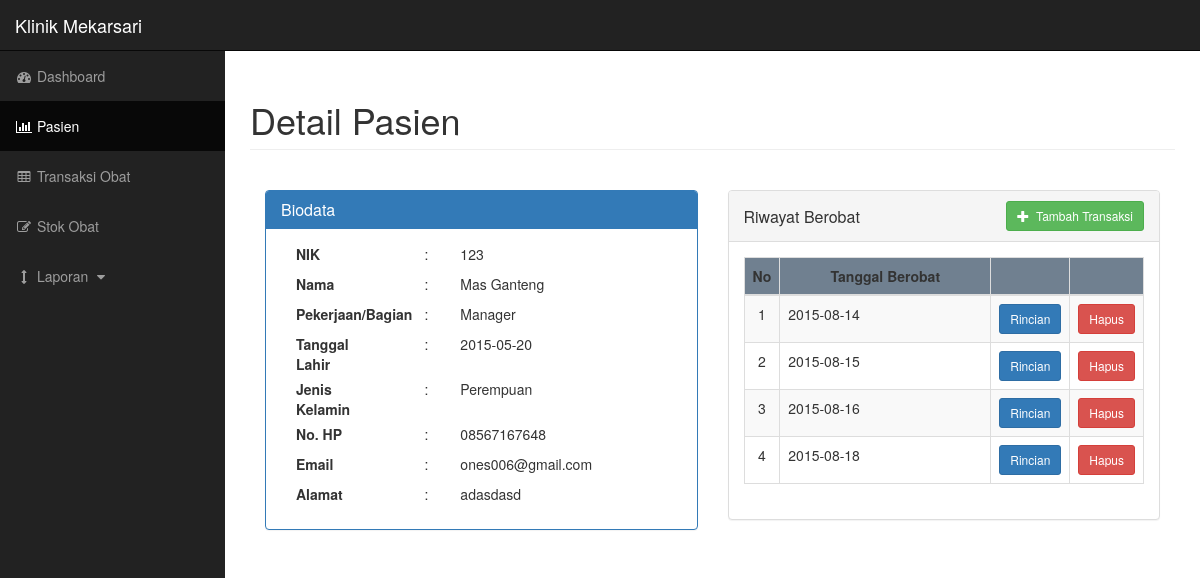
Screenshot of /detail.php?id=1 with the database file from the repository.
### tables this page shows
CREATE TABLE IF NOT EXISTS `m_employee` (
  `me_id` int(11) NOT NULL,
  `me_md_id` int(11) DEFAULT NULL,
  `me_mep_id` varchar(50) DEFAULT NULL,
  `me_nik` varchar(255) DEFAULT NULL,
  `me_rfid` varchar(25) NOT NULL,
  `me_barcode` varchar(25) NOT NULL,
  `me_first_name` varchar(25) DEFAULT NULL,
  `me_middle_name` varchar(25) DEFAULT NULL,
  `me_last_name` varchar(25) DEFAULT NULL,
  `me_dob` date DEFAULT NULL,
  `me_gender` varchar(15) DEFAULT NULL,
  `me_hp` varchar(25) DEFAULT NULL,
  `me_email` varchar(100) DEFAULT NULL,
  `me_address` text,
  `me_working_since` date DEFAULT NULL,
  `me_status_kontrak` int(11) NOT NULL,
  `me_status_keaktifan` varchar(25) NOT NULL,
  `me_kendaraan` varchar(25) NOT NULL,
  `me_foto` varchar(100) NOT NULL
);

CREATE TABLE IF NOT EXISTS `m_employee_positions` (
  `mep_id` int(11) NOT NULL,
  `mep_name` varchar(255) DEFAULT NULL,
  `mep_desc` varchar(255) DEFAULT NULL
);

CREATE TABLE IF NOT EXISTS `tpa_pasien` (
  `tpa_id` int(11) NOT NULL,
  `tpa_tanggal_berobat` date NOT NULL,
  `tpa_me_id` int(11) NOT NULL
);

### detail.php (the view, shortened to what this page needs)
<!DOCTYPE html>
<html lang="en">
<?php
	$mep_id = $_GET['id'];
	$query = mysql_query("select * from m_employee where me_mep_id = '$mep_id'");
	$row = mysql_fetch_array($query);
	$me_id = $row['me_id'];
	$q = mysql_query("select * from m_employee_positions where mep_id = '$mep_id'");
	$r = mysql_fetch_array($q);
	$qr = mysql_query("select * from tpa_pasien where tpa_me_id = '$me_id' order by tpa_tanggal_berobat");
?>
<head>
    <link href="css/bootstrap.min.css" rel="stylesheet">
    <link href="css/sb-admin.css" rel="stylesheet">
    <link href="css/plugins/morris.css" rel="stylesheet">
    <link href="font-awesome/css/font-awesome.min.css" rel="stylesheet" type="text/css">
	<link href="css/modal dialog.css" rel="stylesheet">
    <link rel="stylesheet" href="css/plugins/select2.min.css">
</head>
<body>
    <div id="wrapper">
        <nav class="navbar navbar-inverse navbar-fixed-top" role="navigation">
            <div class="navbar-header">
                <a class="navbar-brand" href="index.php">Klinik Mekarsari</a>
            </div>
            <div class="collapse navbar-collapse navbar-ex1-collapse">
                <ul class="nav navbar-nav side-nav">
                    <li>
                        <a href="index.php"><i class="fa fa-fw fa-dashboard"></i> Dashboard</a>
                    </li>
                    <li class="active">
                        <a href="pasien.php"><i class="fa fa-fw fa-bar-chart-o"></i> Pasien</a>
                    </li>
                    <li>
                        <a href="transaksi.php"><i class="fa fa-fw fa-table"></i> Transaksi Obat</a>
                    </li>
                    <li>
                        <a href="stok.php"><i class="fa fa-fw fa-edit"></i> Stok Obat</a>
                    </li>
                    <li>
                        <a href="javascript:;" data-toggle="collapse" data-target="#demo"><i class="fa fa-fw fa-arrows-v"></i> Laporan <i class="fa fa-fw fa-caret-down"></i></a>
                    </li>
				</ul>
			</div>
        </nav>
        <div id="page-wrapper">
            <div class="container-fluid">
                <div class="row">
                    <div class="col-lg-12">
						<h1 class="page-header">
                            Detail Pasien
                        </h1>
						<div class="col-lg-6">
							<div class="panel panel-primary">
								<div class="panel-heading">
									<h3 class="panel-title">Biodata</h3>
								</div>
								<div class="panel-body">
									<div class="row">
										<div class="col-sm-4">
											<label class="col-sm-12">NIK</label>
										</div>
										<div class="col-sm-1">
											<p>:</p>
										</div>
										<div class="col-sm-6">
											<p><?php echo $row['me_nik']?></p>
										</div>
									</div>
									<div class="row">
										<div class="col-sm-4">
											<label class="col-sm-12">Nama</label>
										</div>
										<div class="col-sm-1">
											<p>:</p>
										</div>
										<div class="col-sm-6">
											<p><?php echo $row['me_first_name'],' ',$row['me_last_name']?></p>
										</div>
									</div>
									<div class="row">
										<div class="col-sm-4">
											<label class="col-sm-12">Pekerjaan/Bagian</label>
										</div>
										<div class="col-sm-1">
											<p>:</p>
										</div>
										<div class="col-sm-6">
											<p><?php echo $r['mep_name']?></p>
										</div>
									</div>
									<div class="row">
										<div class="col-sm-4">
											<label class="col-sm-12 control-label">Tanggal Lahir</label>
										</div>
										<div class="col-sm-1">
											<p>:</p>
										</div>
										<div class="col-sm-6">
											<p><?php echo $row['me_dob']?></p>
										</div>
									</div>
									<div class="row">
										<div class="col-sm-4">
											<label class="col-sm-12 control-label">Jenis Kelamin</label>
										</div>
										<div class="col-sm-1">
											<p>:</p>
										</div>
										<div class="col-sm-6">
											<p><?php if($row['me_gender']) echo 'Laki-laki'; else echo 'Perempuan';?></p>
										</div>
									</div>
									<div class="row">
										<div class="col-sm-4">
											<label class="col-sm-12 control-label">No. HP</label>
										</div>
										<div class="col-sm-1">
											<p>:</p>
										</div>
										<div class="col-sm-6">
											<p><?php echo $row['me_hp']?></p>
										</div>
									</div>
									<div class="row">
										<div class="col-sm-4">
											<label class="col-sm-12 control-label">Email</label>
										</div>
										<div class="col-sm-1">
											<p>:</p>
										</div>
										<div class="col-sm-6">
											<p><?php echo $row['me_email']?></p>
										</div>
									</div>
									<div class="row">
										<div class="col-sm-4">
											<label class="col-sm-12 control-label">Alamat</label>
										</div>
										<div class="col-sm-1">
											<p>:</p>
										</div>
										<div class="col-sm-6">
											<p><?php echo $row['me_address']?></p>
										</div>
									</div>
								</div>
							</div>
						</div>
						<div class="col-lg-6">
							<div class="panel panel-default">
								<div class="panel-heading">
									<div class="row">
										<div class="col-lg-6">
											<h1 class="panel-title" style="margin-top: 7px">Riwayat Berobat</h1>
										</div>
										<div class="col-lg-6">
											<button type="button" class="btn btn-success btn-sm pull-right" data-toggle="modal" data-target="#tambahT">
												<span class="glyphicon glyphicon-plus" aria-hidden="true"></span>&nbsp Tambah Transaksi
											</button>
										</div>
									</div>
								</div>
								<div class="panel-body">
									<div class="table-responsive">
										<table class="table table-bordered table-hover table-striped">
											<thead>
												<tr style="    background-color: slategray;">
													<th class="col-sm-1" style="text-align: center">No</th>
													<th style="text-align: center">Tanggal Berobat</th>
													<th class="col-sm-1"></th>
													<th class="col-sm-1"></th>
												</tr>
											</thead>
											<tbody>
												<?php
													$i = 0;
													while($rw = mysql_fetch_array($qr))
													{
														$tpa_id = $rw['tpa_id'];
														$i++;
													?>
												<tr>
													<td style="text-align: center"><?php echo $i?></td>
													<td>
														<?php echo $rw['tpa_tanggal_berobat']?>
													</td>
													<td>
														<center>
															<button type="button" class="btn btn-primary btn-sm" data-toggle="modal" data-target="#rincian<?php echo $tpa_id?>">
															  Rincian
															</button>
														</center>
													</td>
													<td>
														<center>
															<button type="button" class="btn btn-danger btn-sm" data-toggle="modal" data-target="#hapus_riwayat<?php echo $tpa_id?> ">
															  Hapus
															</button>
														</center>
													</td>
												</tr>
												<?php } ?>
											</tbody>
										</table>
									</div>
								</div>
							</div>
						</div>
                    </div>
                </div>
            </div>
        </div>
    </div>
</body>
</html>

### css/sb-admin.css (style rules this page uses)
body { margin-top: 100px; background-color: #222; }
@media (min-width:768px) { body { margin-top: 50px; } }
#wrapper { padding-left: 0; }
#page-wrapper { width: 100%; padding: 0; background-color: #fff; }
@media (min-width:768px) { #wrapper { padding-left: 225px; } }
@media (min-width:768px) { #page-wrapper { padding: 10px; } }
@media (min-width:768px) { .side-nav { position: fixed; top: 51px; left: 225px; width: 225px; margin-left: -225px; border: none; border-radius: 0; overflow-y: auto; background-color: #222; bottom: 0; overflow-x: hidden; padding-bottom: 40px; } }
@media (min-width:768px) { .side-nav>li>a { width: 225px; } }

### rows the page displays
m_employee: me_nik "123", me_first_name "Mas", me_last_name "Ganteng", me_dob "2015-05-20", me_hp "08567167648", me_email "ones006@gmail.com", me_address "adasdasd"
m_employee_positions: mep_name "Manager"
tpa_pasien: tpa_tanggal_berobat "2015-08-14"
tpa_pasien: tpa_tanggal_berobat "2015-08-15"
tpa_pasien: tpa_tanggal_berobat "2015-08-16"
tpa_pasien: tpa_tanggal_berobat "2015-08-18"
